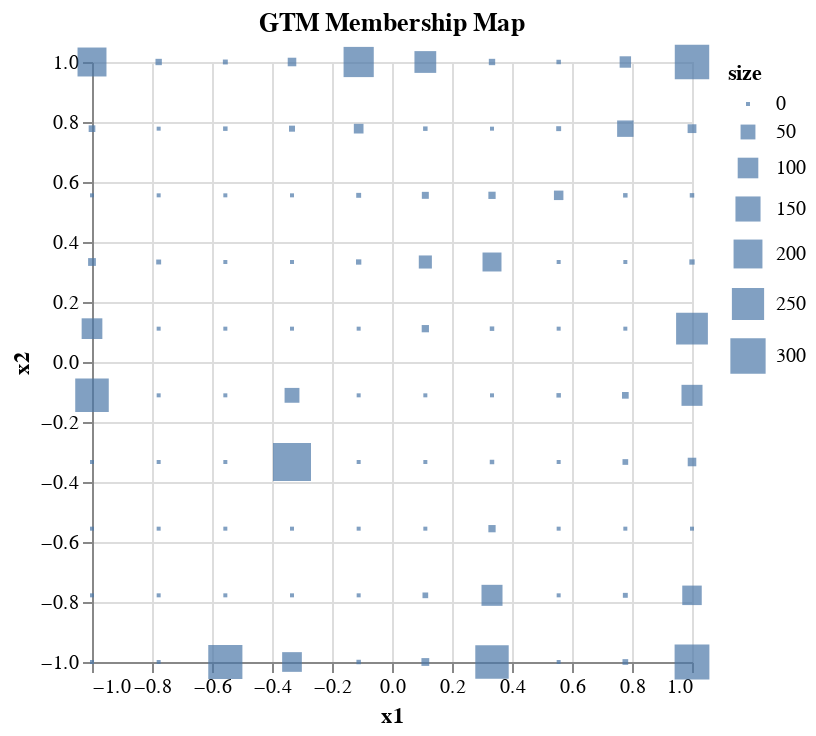

Source (notebook cell):
### Code cell
# Each example in data space is asociated with a location in 2D space. The mapping depends on using either
# matMeans, or matModes. For example if a dataspace example is associated with a particular node, the mean position
# or median position of the datapoints associated with that Gaussian are used to map it to a point in 2D space. During training,
# the Gaussian center is alocated a position in data space based on the mean or median of points associated with it based on 
# responsibility. It is this mean or median that is used in combination with the wieghted contributions of all Gaussians
# that is used to to map the data point to 2D space. Subsequently, we can create a histogram of locations of each example in 2D space. Therefore,
# matMeans and matModes contains the positions of example in 2D space. 
# Create a 2D histogram, H contains the histogram values in a 2D array, this can be used to generate our plot with altair.
# This is like the number of examples associated with each cluster.
H, xedges, yedges = np.histogram2d(transformed.matMeans[:,0],transformed.matMeans[:,1],[10,10])
# %%
dfmap = pd.DataFrame(gtm_model.matX, columns=["x1", "x2"])
dfmap['size'] = H.flatten()

alt.Chart(dfmap).mark_square().encode(
    x='x1',
    y='x2',
    #color=alt.Color('label:Q',
    #                scale=alt.Scale(scheme='viridis')),
    size='size',
    tooltip=['x1','x2','size'],
    #opacity='density'
).properties(title = "GTM Membership Map",width = 300, height = 300)

### Figure 1 — Vega-Lite specification as saved in the notebook (floating-point values rounded to 4 significant figures)
{"config": {"view": {"continuousWidth": 300, "continuousHeight": 300}}, "data": {"name": "data-e4da10bdd733dc7c2202c01087d4ff9b"}, "mark": {"type": "square"}, "encoding": {"size": {"field": "size", "type": "quantitative"}, "tooltip": [{"field": "x1", "type": "quantitative"}, {"field": "x2", "type": "quantitative"}, {"field": "size", "type": "quantitative"}], "x": {"field": "x1", "type": "quantitative"}, "y": {"field": "x2", "type": "quantitative"}}, "height": 300, "title": "GTM Membership Map", "width": 300, "$schema": "https://vega.github.io/schema/vega-lite/v5.8.0.json", "datasets": {"data-e4da10bdd733dc7c2202c01087d4ff9b": [{"x1": -1.0, "x2": -1.0, "size": 0.0}, {"x1": -1.0, "x2": -0.7778, "size": 0.0}, {"x1": -1.0, "x2": -0.5556, "size": 0.0}, {"x1": -1.0, "x2": -0.3333, "size": 0.0}, {"x1": -1.0, "x2": -0.1111, "size": 271.0}, {"x1": -1.0, "x2": 0.1111, "size": 101.0}, {"x1": -1.0, "x2": 0.3333, "size": 11.0}, {"x1": -1.0, "x2": 0.5556, "size": 0.0}, {"x1": -1.0, "x2": 0.7778, "size": 7.0}, {"x1": -1.0, "x2": 1.0, "size": 201.0}, {"x1": -0.7778, "x2": -1.0, "size": 0.0}, {"x1": -0.7778, "x2": -0.7778, "size": 0.0}, {"x1": -0.7778, "x2": -0.5556, "size": 0.0}, {"x1": -0.7778, "x2": -0.3333, "size": 0.0}, {"x1": -0.7778, "x2": -0.1111, "size": 0.0}, {"x1": -0.7778, "x2": 0.1111, "size": 0.0}, {"x1": -0.7778, "x2": 0.3333, "size": 2.0}, {"x1": -0.7778, "x2": 0.5556, "size": 0.0}, {"x1": -0.7778, "x2": 0.7778, "size": 0.0}, {"x1": -0.7778, "x2": 1.0, "size": 6.0}, {"x1": -0.5556, "x2": -1.0, "size": 281.0}, {"x1": -0.5556, "x2": -0.7778, "size": 0.0}, {"x1": -0.5556, "x2": -0.5556, "size": 0.0}, {"x1": -0.5556, "x2": -0.3333, "size": 0.0}, {"x1": -0.5556, "x2": -0.1111, "size": 0.0}, {"x1": -0.5556, "x2": 0.1111, "size": 0.0}, {"x1": -0.5556, "x2": 0.3333, "size": 0.0}, {"x1": -0.5556, "x2": 0.5556, "size": 0.0}, {"x1": -0.5556, "x2": 0.7778, "size": 1.0}, {"x1": -0.5556, "x2": 1.0, "size": 2.0}, {"x1": -0.3333, "x2": -1.0, "size": 91.0}, {"x1": -0.3333, "x2": -0.7778, "size": 0.0}, {"x1": -0.3333, "x2": -0.5556, "size": 0.0}, {"x1": -0.3333, "x2": -0.3333, "size": 349.0}, {"x1": -0.3333, "x2": -0.1111, "size": 50.0}, {"x1": -0.3333, "x2": 0.1111, "size": 0.0}, {"x1": -0.3333, "x2": 0.3333, "size": 0.0}, {"x1": -0.3333, "x2": 0.5556, "size": 0.0}, {"x1": -0.3333, "x2": 0.7778, "size": 5.0}, {"x1": -0.3333, "x2": 1.0, "size": 14.0}, {"x1": -0.1111, "x2": -1.0, "size": 1.0}, {"x1": -0.1111, "x2": -0.7778, "size": 0.0}, {"x1": -0.1111, "x2": -0.5556, "size": 0.0}, {"x1": -0.1111, "x2": -0.3333, "size": 0.0}, {"x1": -0.1111, "x2": -0.1111, "size": 0.0}, {"x1": -0.1111, "x2": 0.1111, "size": 0.0}, {"x1": -0.1111, "x2": 0.3333, "size": 3.0}, {"x1": -0.1111, "x2": 0.5556, "size": 2.0}, {"x1": -0.1111, "x2": 0.7778, "size": 19.0}, {"x1": -0.1111, "x2": 1.0, "size": 219.0}, {"x1": 0.1111, "x2": -1.0, "size": 11.0}, {"x1": 0.1111, "x2": -0.7778, "size": 4.0}, {"x1": 0.1111, "x2": -0.5556, "size": 0.0}, {"x1": 0.1111, "x2": -0.3333, "size": 0.0}, {"x1": 0.1111, "x2": -0.1111, "size": 0.0}, {"x1": 0.1111, "x2": 0.1111, "size": 9.0}, {"x1": 0.1111, "x2": 0.3333, "size": 38.0}, {"x1": 0.1111, "x2": 0.5556, "size": 8.0}, {"x1": 0.1111, "x2": 0.7778, "size": 1.0}, {"x1": 0.1111, "x2": 1.0, "size": 112.0}, {"x1": 0.3333, "x2": -1.0, "size": 269.0}, {"x1": 0.3333, "x2": -0.7778, "size": 104.0}, {"x1": 0.3333, "x2": -0.5556, "size": 9.0}, {"x1": 0.3333, "x2": -0.3333, "size": 1.0}, {"x1": 0.3333, "x2": -0.1111, "size": 0.0}, {"x1": 0.3333, "x2": 0.1111, "size": 1.0}, {"x1": 0.3333, "x2": 0.3333, "size": 84.0}, {"x1": 0.3333, "x2": 0.5556, "size": 9.0}, {"x1": 0.3333, "x2": 0.7778, "size": 0.0}, {"x1": 0.3333, "x2": 1.0, "size": 6.0}, {"x1": 0.5556, "x2": -1.0, "size": 0.0}, {"x1": 0.5556, "x2": -0.7778, "size": 0.0}, {"x1": 0.5556, "x2": -0.5556, "size": 0.0}, {"x1": 0.5556, "x2": -0.3333, "size": 0.0}, {"x1": 0.5556, "x2": -0.1111, "size": 1.0}, {"x1": 0.5556, "x2": 0.1111, "size": 0.0}, {"x1": 0.5556, "x2": 0.3333, "size": 0.0}, {"x1": 0.5556, "x2": 0.5556, "size": 18.0}, {"x1": 0.5556, "x2": 0.7778, "size": 2.0}, {"x1": 0.5556, "x2": 1.0, "size": 1.0}, {"x1": 0.7778, "x2": -1.0, "size": 4.0}, {"x1": 0.7778, "x2": -0.7778, "size": 2.0}, {"x1": 0.7778, "x2": -0.5556, "size": 0.0}, {"x1": 0.7778, "x2": -0.3333, "size": 4.0}, {"x1": 0.7778, "x2": -0.1111, "size": 7.0}, {"x1": 0.7778, "x2": 0.1111, "size": 0.0}, {"x1": 0.7778, "x2": 0.3333, "size": 0.0}, {"x1": 0.7778, "x2": 0.5556, "size": 1.0}, {"x1": 0.7778, "x2": 0.7778, "size": 62.0}, {"x1": 0.7778, "x2": 1.0, "size": 28.0}, {"x1": 1.0, "x2": -1.0, "size": 292.0}, {"x1": 1.0, "x2": -0.7778, "size": 89.0}, {"x1": 1.0, "x2": -0.5556, "size": 0.0}, {"x1": 1.0, "x2": -0.3333, "size": 14.0}, {"x1": 1.0, "x2": -0.1111, "size": 104.0}, {"x1": 1.0, "x2": 0.1111, "size": 243.0}, {"x1": 1.0, "x2": 0.3333, "size": 3.0}, {"x1": 1.0, "x2": 0.5556, "size": 1.0}, {"x1": 1.0, "x2": 0.7778, "size": 15.0}, {"x1": 1.0, "x2": 1.0, "size": 286.0}]}}
